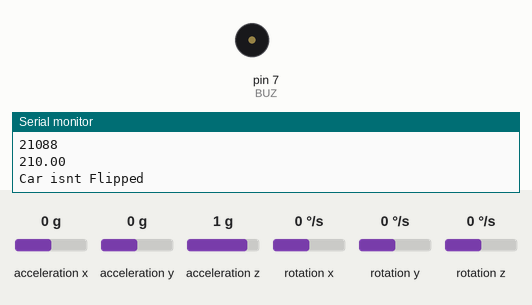
Simulated run of this sketch. Board: Arduino Uno, built with avr-gcc and run on an emulated ATmega328P. Shown: buzzer (waves = sounding, pin HIGH), the last lines printed to the serial monitor. Wiring (inferred from the names in the program): MPU-6050 motion sensor at I2C address 0x68. Inputs (shaded band) come from the test bench; at power-on: acceleration z 1 g, acceleration x 0 g, acceleration y 0 g, rotation x 0 °/s, rotation y 0 °/s, rotation z 0 °/s. The modem accepts every AT command (registered, SIM ready, sends succeed) and sends nothing else.

Above: at 2.3 s.
2.4 s: acceleration z set to 0.1 g
3.9 s: acceleration z set to -0.2 g
At 11.2 s:
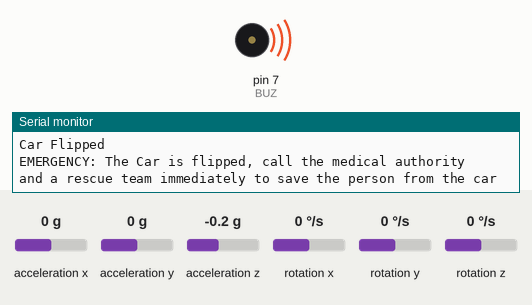
Timing chart, 0 to 11.9 s (numbered marks = the images above; inputs shaded):
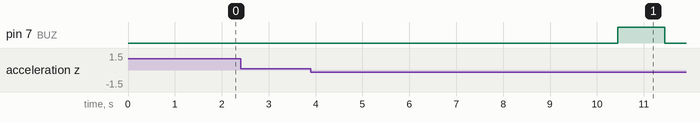

Measured:
- the behaviour switches between 0 and -0.1 g on acceleration z (found by bisection; images 0 and 1)
- after the input at 3.9 s, pin 7 (BUZ): LOW → HIGH after 6.5 s, → LOW 1.0 s later

The sketch:

Flip.ino
```cpp
#include <SoftwareSerial.h>
#include<Wire.h>
int Rx_pin = 9;
int Tx_pin = 8;
SoftwareSerial SerialGPS(Rx_pin, Tx_pin);
SoftwareSerial GSM(10, 11);
#define BUZ 7
#define LED 3
int button = 2;
double roll;
#include <math.h>

int minVal = 265;
int maxVal = 402;

double x;
double y;
double z;


const int MPU_addr = 0x68;
int16_t AcX, AcY, AcZ, Tmp, GyX, GyY, GyZ;


const int x_out = A1; /* connect x_out of module to A1 of UNO board */
const int y_out = A2; /* connect y_out of module to A2 of UNO board */
const int z_out = A3; /* connect z_out of module to A3 of UNO board */

void setup() {
  pinMode(button, INPUT); //Set the sensor pin as INPUT
  Serial.begin(9600);//Set baud rate for serial communication
  SerialGPS.begin(9600);
  GSM.begin(9600);   // Setting the baud rate of GSM Module
  delay(100);
  pinMode(BUZ, OUTPUT);


  Wire.begin();
  Wire.beginTransmission(MPU_addr);
  Wire.write(0x6B);// PWR_MGMT_1 register
  Wire.write(0); // set to zero (wakes up the MPU-6050)
  Wire.endTransmission(true); Wire.begin();
  Serial.begin(9600);
  delay(1000);
}


void prntmpu()
{
  Serial.print(AcX);
  Serial.print("   ");
  Serial.print(AcY);
  Serial.print("   ");
  Serial.print(AcZ);
  Serial.print("   ");
  Serial.print(Tmp);
  Serial.print("   ");
  Serial.print(GyX);
  Serial.print("   ");
  Serial.print(GyY);
  Serial.print("   ");
  Serial.print(GyZ);
  Serial.println("   ");
  Serial.println("--------------------------------------------------");
  Serial.println(AcX+ AcY+ AcZ+ Tmp+ GyX+ GyY+ GyZ);
  Serial.println("-----------------------------------------------------");
}

void roll_check()
{


  int x = map(AcZ, minVal, maxVal, -90, 90);
  Serial.println(x);

  if ( AcZ<-1000)
  {
    Serial.println("asdf");
    roll = 150;
  }
  else
    roll = 210;
}

void loop(){
  Serial.println("------------------------------------------------------------------------------------------");
  GetMpuValue1(MPU_addr);
//  prntmpu();
  roll_check();
//
//  if (digitalRead(button) == LOW){
//    Serial.println("Collision");//print collision
//    delay(300);
////    SendMessage();
////    buzled();
//    delay(500);
////    exit(0);
//    }
//    axc();
    Serial.println(roll);

   if ((roll < 180)||(roll>240)){
    Serial.println("Car Flipped");//print collision
    delay(300);
    SendMessage();
    buzled();
    delay(500);
//    exit(0);
   }
   else{
    Serial.println("Car isnt Flipped");//print collision
   }
   delay(1000);
}


void buzled(){
  int i=0;
  while (i<2) {
    i+=1;
    delay(1000);
    digitalWrite(LED, HIGH);
    digitalWrite(BUZ, HIGH);
    delay(1000);
    digitalWrite(BUZ, LOW);
    digitalWrite(LED, LOW);}
    }

void SendMessage(){
  //GSM.println("ATD8825413527");
  //delay(300);
  GSM.println("AT+CMGF=1");    //Sets the GSM Module in Text Mode
  delay(300);
  GSM.println("AT+CMGS=\"8248469940\"\r");
  delay(300);
    GSM.println("!!!! There has been as car accident at");// The SMS text you want to send
    delay(300);
    gps();
    delay(300);
    GSM.println("----------Details of the passenger----------");
    delay(300);
    GSM.println("Name: ");
    delay(300);
    GSM.println("Blood Group: ");
    delay(300);
    GSM.println("Address: ");
    delay(300);
    GSM.println("Family phone Number: ");
    delay(300);
    GSM.println("Medical Conditions: ");
    delay(300);
    GSM.println("--------Vehicle Details-------");
    delay(300);
    GSM.println("Car license Number:");
    delay(300);
    GSM.println("Car color:");
    if ((roll < 180)||(roll>240)) {
      GSM.println("EMERGENCY: The Car is flipped, call the medical authority and a rescue team immediately to save the person from the car");
      Serial.println("EMERGENCY: The Car is flipped, call the medical authority and a rescue team immediately to save the person from the car");}
    else if((roll > 180)||(roll<240)) {
      GSM.println("The Car isnt flipped");
      Serial.println("The Car isnt flipped");}

    delay(300);
    GSM.println("!!!!Kindly inform the authorized person to take further actions to save a life!!!! ");
    delay(300);
    GSM.println((char)26);// ASCII code of CTRL+Z

}


void GetMpuValue1(const int MPU) {

  Wire.beginTransmission(MPU);
  Wire.write(0x3B); // starting with register 0x3B (ACCEL_XOUT_H)
  Wire.endTransmission(false);
  Wire.requestFrom(MPU, 14, true); // request a total of 14 registers

  AcX = Wire.read() << 8 | Wire.read(); // 0x3B (ACCEL_XOUT_H) & 0x3C (ACCEL_XOUT_L)
  AcY = Wire.read() << 8 |  Wire.read(); // 0x3D (ACCEL_YOUT_H) & 0x3E (ACCEL_YOUT_L)
  AcZ = Wire.read() << 8 | Wire.read(); // 0x3F (ACCEL_ZOUT_H) & 0x40 (ACCEL_ZOUT_L)

  Tmp = Wire.read() << 8 | Wire.read(); // 0x41 (TEMP_OUT_H) & 0x42 (TEMP_OUT_L)

  int xAng = map(AcX, minVal, maxVal, -90, 90);
  int yAng = map(AcY, minVal, maxVal, -90, 90);
  int zAng = map(AcZ, minVal, maxVal, -90, 90);

  GyX = Wire.read() << 8 | Wire.read(); // 0x43 (GYRO_XOUT_H) & 0x44 (GYRO_XOUT_L)
  GyY = Wire.read() << 8 | Wire.read(); // 0x45 (GYRO_YOUT_H) & 0x46 (GYRO_YOUT_L)
  GyZ = Wire.read() << 8 | Wire.read(); // 0x47 (GYRO_ZOUT_H) & 0x48 (GYRO_ZOUT_L)

  x = RAD_TO_DEG * (atan2(-yAng, -zAng) + PI) + 4; //offset by 4 degrees to get back to zero
  y = RAD_TO_DEG * (atan2(-xAng, -zAng) + PI);
  z = RAD_TO_DEG * (atan2(-yAng, -xAng) + PI);

}


void gps(){
  GSM.println("Accident Location: 10.9027N, 76.9006E");
  while(false){
  while (SerialGPS.available() > 0)
  Serial.write(SerialGPS.read());
  }

}
```
